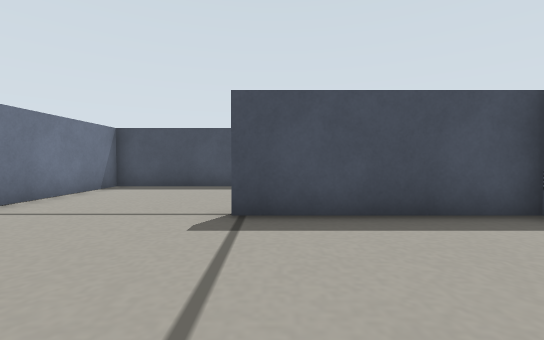
[1] (above)

21 first-person views from a walk through a robot-simulator world made for Gazebo. The camera is 0.18 m above the floor, tilts 2° down and sees 90° across. The floor is counted in squares, 0.2 m on a side. Each view is taken from the middle of a square. On the plan, view 1 faces up. The plan holds only what a view shows up to about 11 squares ahead; the rest is blank.

[2]
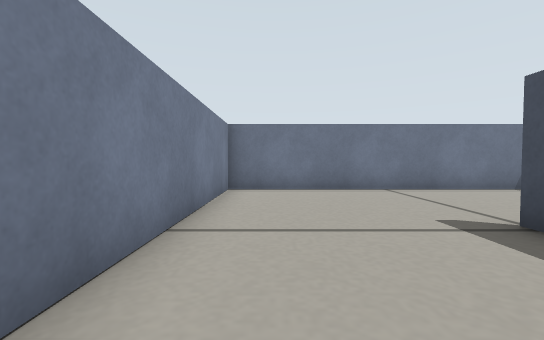

[3]
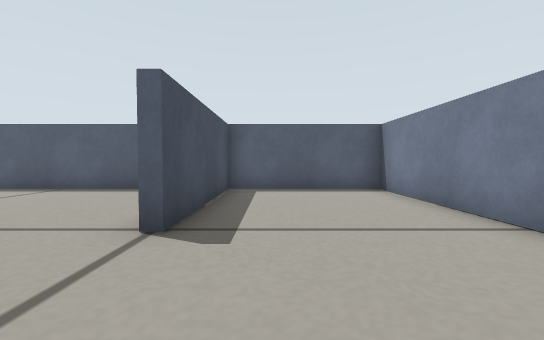

[4]
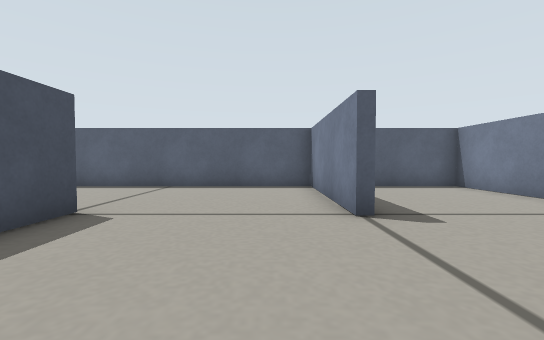

[5]
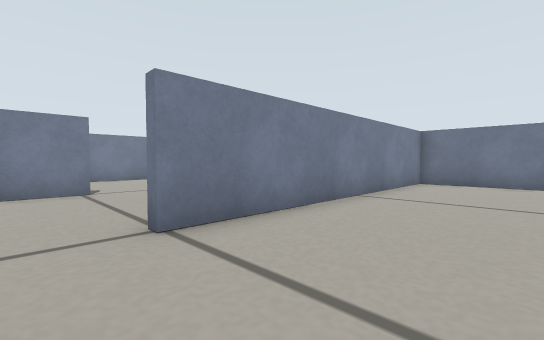

[6]
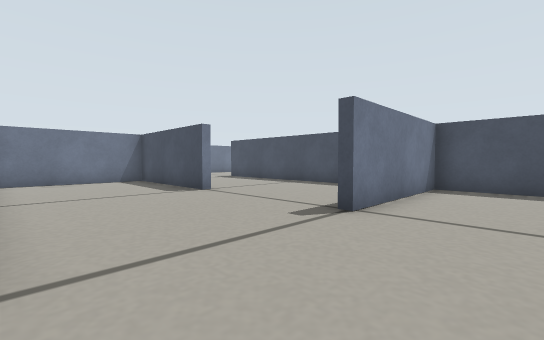

[7]
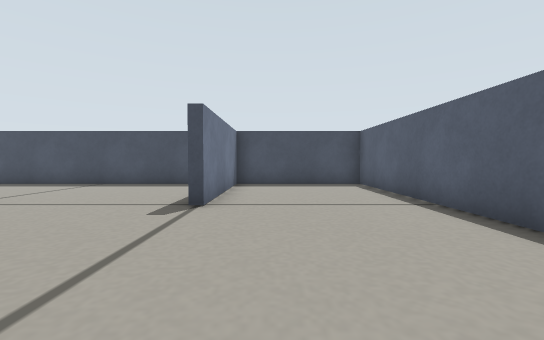

[8]
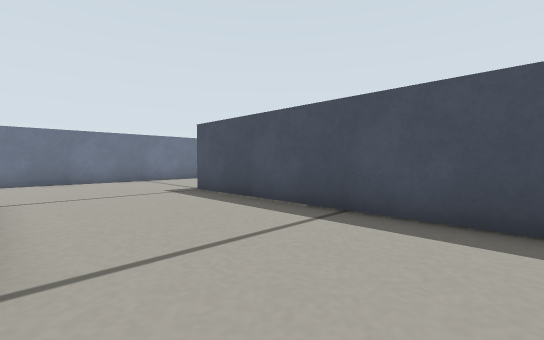

[9]
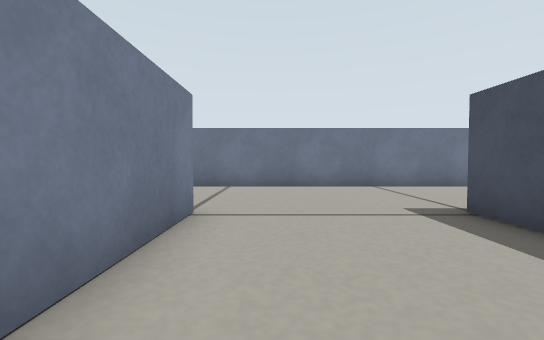

[10]
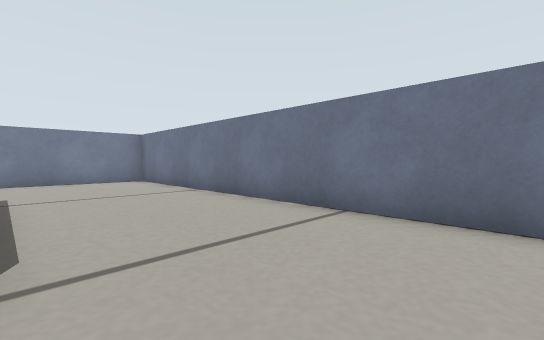

[11]
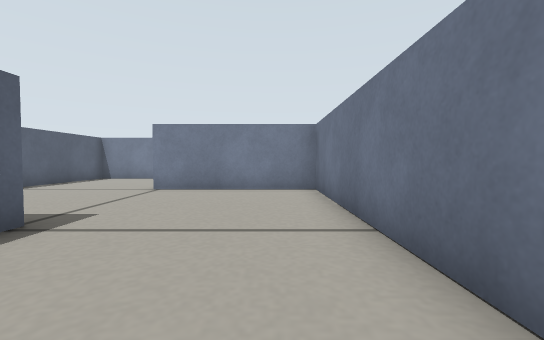

[12]
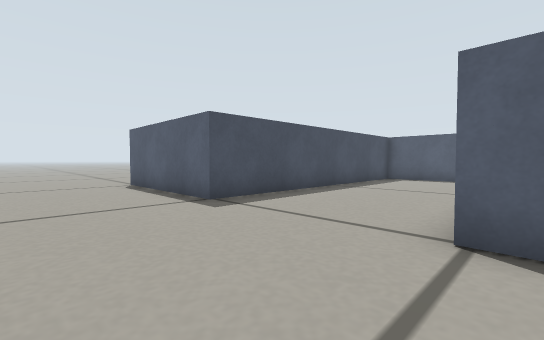

[13]
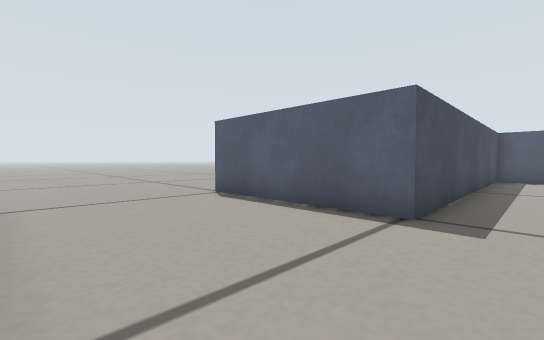

[14]
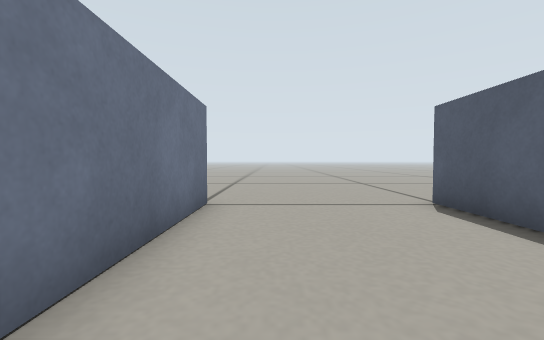

[15]
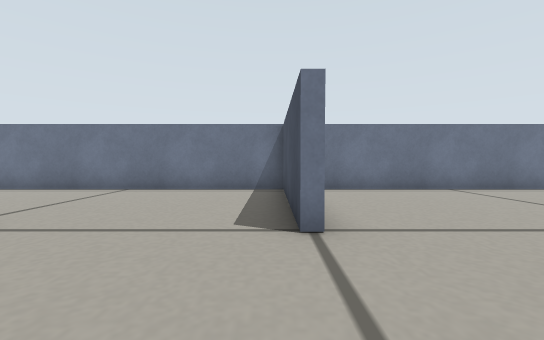

[16]
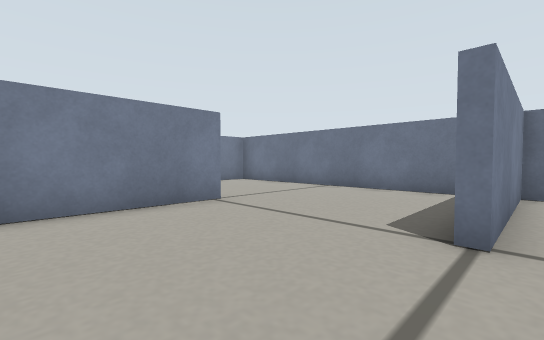

[17]
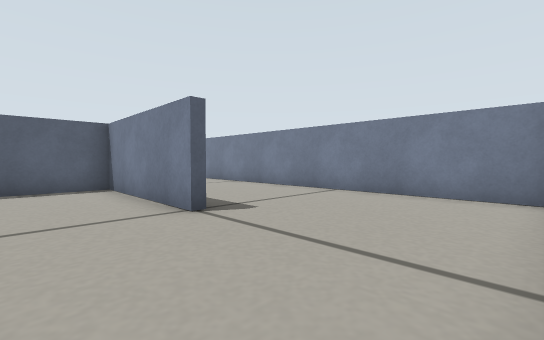

[18]
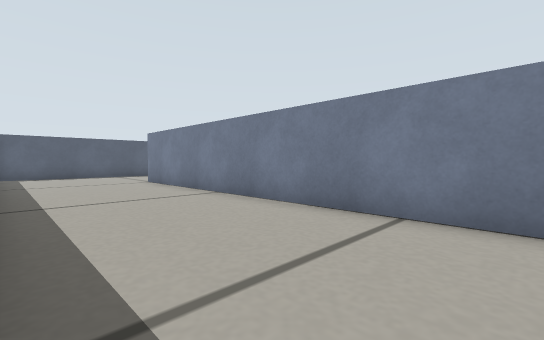

[19]
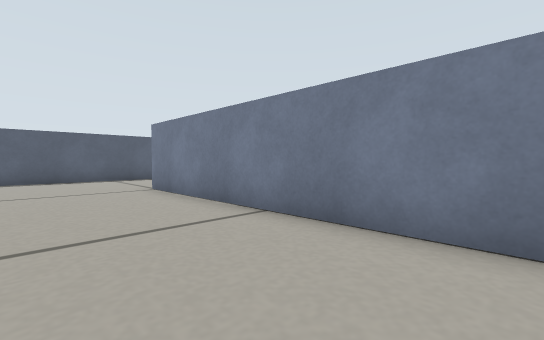

[20]
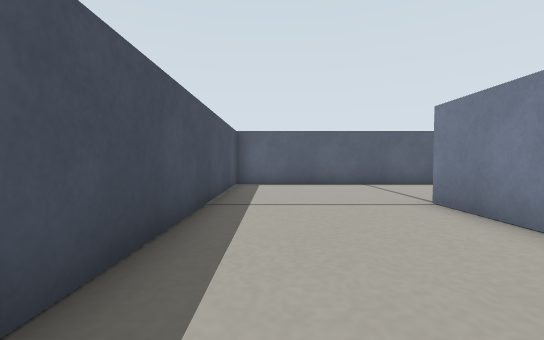

[21]
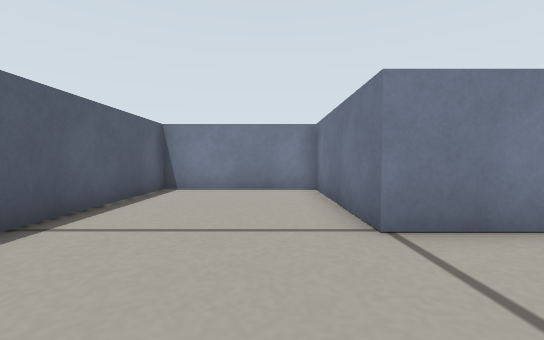

### Floor plan
Key: @ floor where view 1 was taken; # wall or solid block; . floor.
Columns run from 16 left of view 1 to 4 right of it. Each row starts with its distance up from view 1.
 26  ......
 25  ......
 24 #....#
 23 #....#
 22 #....#
 21 #....#
 20 #....#
 19 #....################
 18 #..............#....#
 17 #..............#....#
 16 #..............#....#
 15 #..............#....#
 14 #....######.........#
 13 #....#..............#
 12 #....#..............#
 11 #....#..............#
 10 #....#..............#
  9 #....###########....#
  8 #.......  #.........#
  7 #........ #.........#
  6 #.........#.........#
  5 #.........#.........#
  4 ######....#.....#####
  3 #.........#.........#
  2 #.........#.........#
  1 #.........#.........#
  0 #.........#.....@...#
 -1 #.....###############
 -2 #...................#
 -3 #...................#
 -4 #...................#
 -5  ...................#
 -6  ###############....#
 -7                #....#
 -8                #....#
 -9                #....#
-10                #....#
-11                ######

Positions as (right, up) in squares from view 1, and headings:
1: (0, 0), facing up
2: (3, 1), facing left
3: (-4, 3), facing right
4: (-5, 6), facing right
5: (1, 13), facing down-left
6: (2, 10), facing up-left
7: (1, 9), facing up
8: (-3, 15), facing up-left
9: (-6, 16), facing left
10: (-11, 17), facing down-left
11: (-14, 13), facing down
12: (-14, 14), facing up-right
13: (-15, 18), facing up-right
14: (-14, 19), facing up
15: (-7, 4), facing left
16: (-7, 5), facing down-left
17: (-15, 2), facing down-right
18: (-12, -1), facing down-right
19: (-9, -2), facing down-right
20: (-6, -2), facing right
21: (1, -2), facing down
